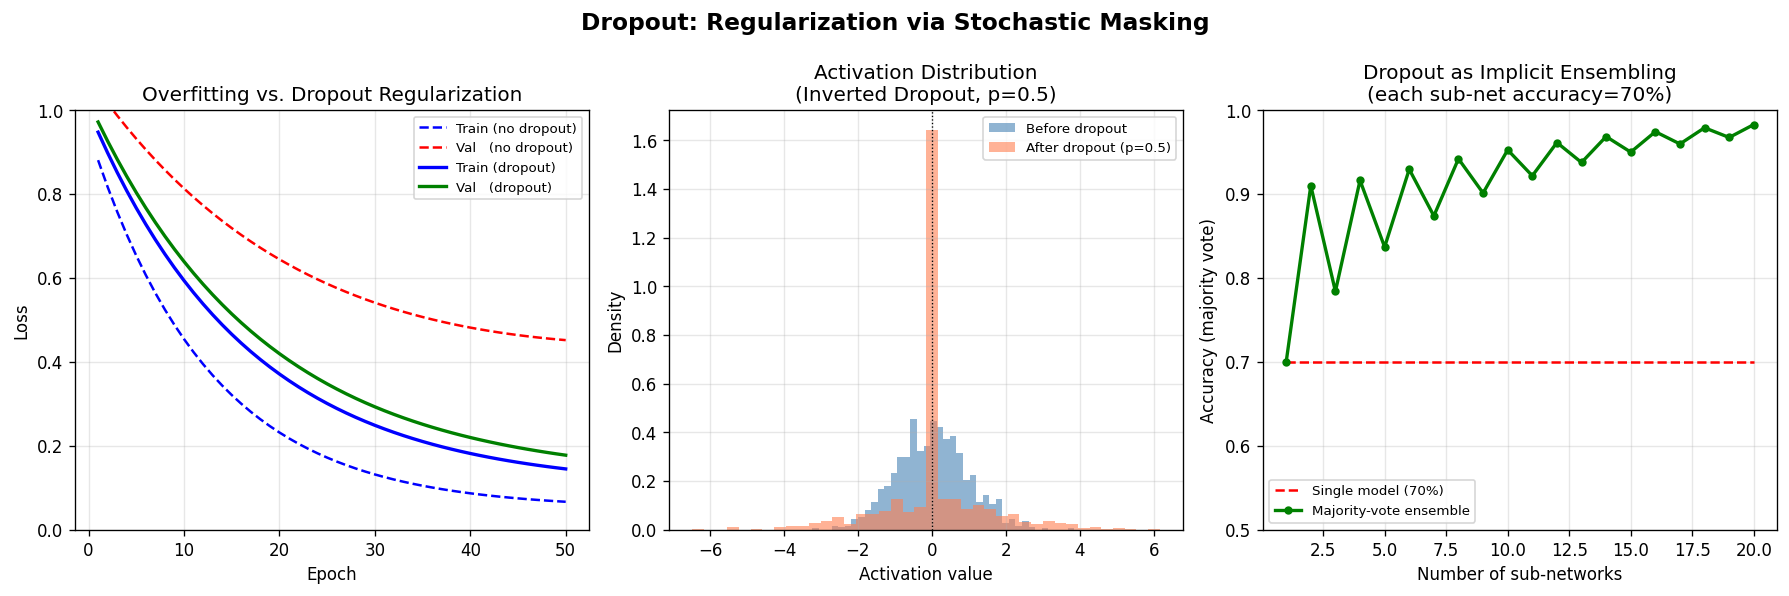

Write the Python code that produced this figure.
import numpy as np
import matplotlib.pyplot as plt
import matplotlib.patches as mpatches

np.random.seed(42)

fig, axes = plt.subplots(1, 3, figsize=(15, 5))
fig.suptitle("Dropout: Regularization via Stochastic Masking", fontsize=14, fontweight='bold')

# ── Panel 1: Train vs Test loss with vs without Dropout ──
ax = axes[0]
epochs = np.arange(1, 51)

# Without dropout — overfitting
train_loss_no_drop = 0.9 * np.exp(-0.08 * epochs) + 0.05
val_loss_no_drop   = 0.9 * np.exp(-0.04 * epochs) + 0.18 + 0.003 * epochs

# With dropout — generalization
train_loss_drop    = 0.9 * np.exp(-0.06 * epochs) + 0.10
val_loss_drop      = 0.9 * np.exp(-0.055 * epochs) + 0.12

ax.plot(epochs, train_loss_no_drop, 'b--',  label='Train (no dropout)', linewidth=1.5)
ax.plot(epochs, val_loss_no_drop,   'r--',  label='Val   (no dropout)', linewidth=1.5)
ax.plot(epochs, train_loss_drop,    'b-',   label='Train (dropout)',    linewidth=2)
ax.plot(epochs, val_loss_drop,      'g-',   label='Val   (dropout)',    linewidth=2)
ax.set_xlabel("Epoch")
ax.set_ylabel("Loss")
ax.set_title("Overfitting vs. Dropout Regularization")
ax.legend(fontsize=8)
ax.set_ylim(0, 1.0)
ax.grid(True, alpha=0.3)

# ── Panel 2: Neuron activation distributions ──
ax = axes[1]
x = np.linspace(-3, 3, 300)

# Full network activations (e.g. output of a dense layer before dropout)
full_activations = np.random.randn(1000)

# After dropout (p=0.5): ~half zeroed, other half scaled by 1/(1-p)=2
keep_mask = np.random.rand(1000) > 0.5
dropped_activations = full_activations * keep_mask * 2.0  # inverted dropout scaling

ax.hist(full_activations,  bins=40, alpha=0.6, color='steelblue', density=True, label='Before dropout')
ax.hist(dropped_activations, bins=40, alpha=0.6, color='coral', density=True, label='After dropout (p=0.5)')
ax.axvline(0, color='black', linewidth=0.8, linestyle=':')
ax.set_xlabel("Activation value")
ax.set_ylabel("Density")
ax.set_title("Activation Distribution\n(Inverted Dropout, p=0.5)")
ax.legend(fontsize=8)
ax.grid(True, alpha=0.3)

# ── Panel 3: Ensemble intuition — p(correct) vs num_subnetworks ──
ax = axes[2]
n = np.arange(1, 21)
# If each sub-network has accuracy 0.7, majority vote accuracy grows with n
p_single = 0.70
# Binomial majority vote: P(>n/2 correct)
from scipy.special import comb as sc_comb

def majority_vote_acc(n_models, p):
    majority = int(np.ceil(n_models / 2))
    return sum(sc_comb(n_models, k, exact=True) * (p**k) * ((1-p)**(n_models-k))
               for k in range(majority, n_models+1))

ensemble_acc = [majority_vote_acc(int(ni), p_single) for ni in n]

ax.plot(n, [p_single]*len(n), 'r--', label=f'Single model ({p_single:.0%})', linewidth=1.5)
ax.plot(n, ensemble_acc, 'g-o', markersize=4, label='Majority-vote ensemble', linewidth=2)
ax.set_xlabel("Number of sub-networks")
ax.set_ylabel("Accuracy (majority vote)")
ax.set_title("Dropout as Implicit Ensembling\n(each sub-net accuracy=70%)")
ax.set_ylim(0.5, 1.0)
ax.legend(fontsize=8)
ax.grid(True, alpha=0.3)

plt.tight_layout()
plt.savefig("graph_DAY_27.png", dpi=120, bbox_inches="tight")
print("Saved graph_DAY_27.png")
